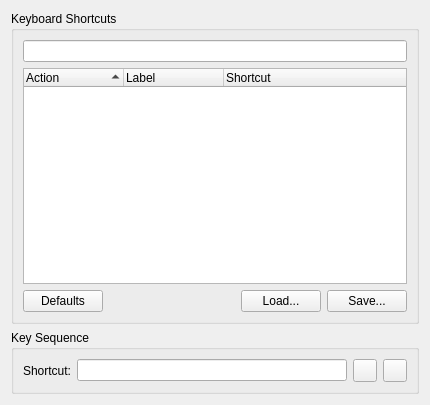
<ui version="4.0" >
 <class>ShortcutsConfigWidget</class>
 <widget class="QWidget" name="ShortcutsConfigWidget" >
  <property name="geometry" >
   <rect>
    <x>0</x>
    <y>0</y>
    <width>430</width>
    <height>405</height>
   </rect>
  </property>
  <layout class="QVBoxLayout" >
   <item>
    <widget class="QGroupBox" name="groupBox" >
     <property name="title" >
      <string>Keyboard Shortcuts</string>
     </property>
     <layout class="QGridLayout" name="gridLayout" >
      <item row="2" column="0" >
       <layout class="QHBoxLayout" >
        <item>
         <widget class="QPushButton" name="defaultButton" >
          <property name="text" >
           <string>Defaults</string>
          </property>
         </widget>
        </item>
        <item>
         <spacer>
          <property name="orientation" >
           <enum>Qt::Horizontal</enum>
          </property>
          <property name="sizeHint" stdset="0" >
           <size>
            <width>40</width>
            <height>20</height>
           </size>
          </property>
         </spacer>
        </item>
        <item>
         <widget class="QPushButton" name="loadButton" >
          <property name="text" >
           <string>Load...</string>
          </property>
         </widget>
        </item>
        <item>
         <widget class="QPushButton" name="saveButton" >
          <property name="text" >
           <string>Save...</string>
          </property>
         </widget>
        </item>
       </layout>
      </item>
      <item row="1" column="0" >
       <widget class="QTreeWidget" name="actionList" >
        <property name="uniformRowHeights" >
         <bool>true</bool>
        </property>
        <property name="sortingEnabled" >
         <bool>true</bool>
        </property>
        <property name="columnCount" >
         <number>3</number>
        </property>
        <column>
         <property name="text" >
          <string>Action</string>
         </property>
        </column>
        <column>
         <property name="text" >
          <string>Label</string>
         </property>
        </column>
        <column>
         <property name="text" >
          <string>Shortcut</string>
         </property>
        </column>
       </widget>
      </item>
      <item row="0" column="0" >
       <widget class="SearchLineEdit" name="searchLineEdit" />
      </item>
     </layout>
    </widget>
   </item>
   <item>
    <widget class="QGroupBox" name="keyGroupBox" >
     <property name="title" >
      <string>Key Sequence</string>
     </property>
     <layout class="QVBoxLayout" >
      <item>
       <layout class="QHBoxLayout" >
        <item>
         <widget class="QLabel" name="shortcutLabel" >
          <property name="text" >
           <string>Shortcut:</string>
          </property>
         </widget>
        </item>
        <item>
         <widget class="QLineEdit" name="shortcutEdit" />
        </item>
        <item>
         <widget class="QToolButton" name="resetButton" >
          <property name="toolTip" >
           <string>Reset</string>
          </property>
         </widget>
        </item>
        <item>
         <widget class="QToolButton" name="removeButton" >
          <property name="toolTip" >
           <string>Remove</string>
          </property>
         </widget>
        </item>
       </layout>
      </item>
     </layout>
    </widget>
   </item>
  </layout>
  <zorder>groupBox</zorder>
  <zorder>keyGroupBox</zorder>
  <zorder>searchLineEdit</zorder>
  <zorder>actionList</zorder>
  <zorder></zorder>
 </widget>
 <customwidgets>
  <customwidget>
   <class>SearchLineEdit</class>
   <extends>QLineEdit</extends>
   <header location="global" >tkutil/SearchLineEdit.h</header>
  </customwidget>
 </customwidgets>
 <resources/>
 <connections/>
</ui>
